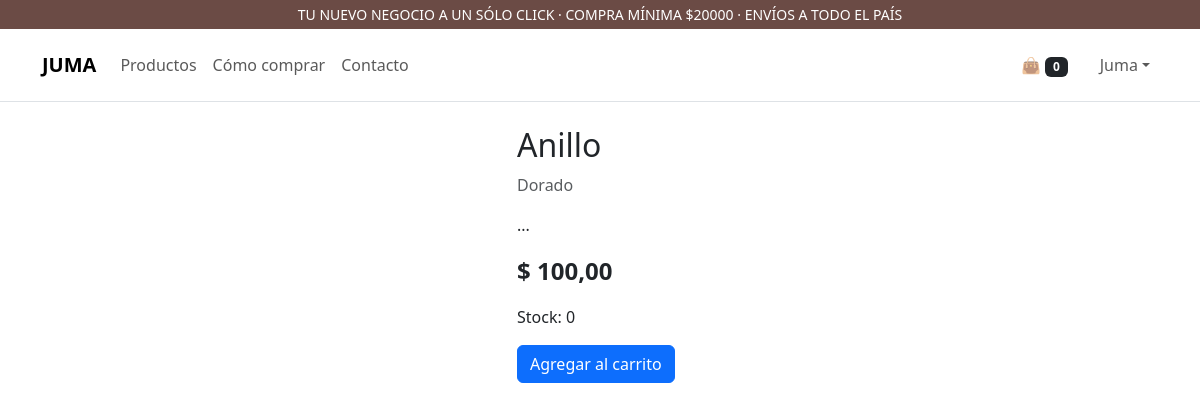
The page /producto/anillo/ (signed in) on the database its author committed.
### core/models.py (models this page shows, shortened)
class Producto(models.Model):
    categoria = models.ForeignKey('Categoria', on_delete=models.SET_NULL, null=True, related_name='productos')
    nombre = models.CharField(max_length=150)
    descripcion = models.TextField(blank=True)
    precio = models.DecimalField(max_digits=10, decimal_places=2, validators=[MinValueValidator(Decimal('0.00'))])
    stock = models.PositiveIntegerField(default=0)
    imagen = models.ImageField(upload_to='productos/', blank=True, null=True)
    activo = models.BooleanField(default=True)
    slug = models.SlugField(unique=True)
    class Meta: ordering = ["nombre"]

class Categoria(models.Model):
    nombre = models.CharField(max_length=100, unique=True)
    descripcion = models.TextField(blank=True, null=True)
    slug = models.SlugField(unique=True)
    class Meta: ordering = ["nombre"]
    def __str__(self): return self.nombre

### core/views.py (the view)
# urls.py: path('producto/<slug:slug>/', views.ProductoDetailView.as_view(), name='producto_detalle'),
class ProductoDetailView(DetailView):
    model = Producto
    template_name = "core/product_detail.html"
    context_object_name = "producto"
    slug_field = "slug"
    slug_url_kwarg = "slug"

### core/cart.py (called while the page is built)
    def __len__(self): return sum(int(i["quantity"]) for i in self.cart.values())

### core/context_processors.py (called while the page is built)
def cart_count(request):
    try:
        return {'cart_count': len(Cart(request))}
    except Exception:
        return {'cart_count': 0}

### templates/core/product_detail.html
{% extends "core/base.html" %}
{% block content %}
<div class="row">
  <div class="col-md-5">{% if producto.imagen %}<img src="{{ producto.imagen.url }}" class="img-fluid rounded">{% endif %}</div>
  <div class="col-md-7">
    <h2>{{ producto.nombre }}</h2>
    <p class="text-muted">{{ producto.categoria }}</p>
    <p>{{ producto.descripcion }}</p>
    <p class="fs-4 fw-bold">$ {{ producto.precio }}</p>
    <p>Stock: {{ producto.stock }}</p>
    <a href="{% url 'carrito_agregar' pk=producto.id %}" class="btn btn-primary">Agregar al carrito</a>
  </div>
</div>
{% endblock %}

### templates/core/base.html (shortened to what this page needs)
{% load static %}
<!doctype html>
<html lang="es">
<head>
  <link rel="stylesheet" href="https://cdn.jsdelivr.net/npm/bootstrap@5.3.3/dist/css/bootstrap.min.css">
  <link rel="stylesheet" href="{% static 'core/site.css' %}">
</head>
<body>
  <div class="bg-brown text-white small py-1 text-center">
    TU NUEVO NEGOCIO A UN SÓLO CLICK · COMPRA MÍNIMA $20000 · ENVÍOS A TODO EL PAÍS
  </div>
  <nav class="navbar navbar-expand-lg bg-white border-bottom">
    <div class="container py-2">
      <a class="navbar-brand fw-bold" href="/">JUMA</a>
      <div class="collapse navbar-collapse" id="nav">
        <ul class="navbar-nav me-auto mb-2 mb-lg-0">
          <li class="nav-item"><a class="nav-link" href="{% url 'catalogo' %}">Productos</a></li>
          <li class="nav-item"><a class="nav-link" href="{% url 'como_comprar' %}">Cómo comprar</a></li>
          <li class="nav-item"><a class="nav-link" href="{% url 'contacto' %}">Contacto</a></li>
        </ul>
        <ul class="navbar-nav">
          <li class="nav-item me-3"><a class="nav-link" href="{% url 'carrito_detalle' %}">👜 <span class="badge bg-dark">{{ cart_count }}</span></a></li>
          {% if request.user.is_authenticated %}
          <li class="nav-item dropdown">
            <a class="nav-link dropdown-toggle" href="#" role="button" data-bs-toggle="dropdown">{{ request.user.username }}</a>
          </li>
          {% else %}
            <li class="nav-item"><a class="nav-link" href="{% url 'login' %}">Ingresar</a></li>
            <li class="nav-item"><a class="nav-link" href="{% url 'registrar' %}">Crear cuenta</a></li>
          {% endif %}
        </ul>
      </div>
    </div>
  </nav>
  <main class="container my-4">
    {% block content %}{% endblock %}
  </main>
</body>
</html>

### static/core/site.css (style rules this page uses)
.bg-brown { background:#6b4b45 }

### rows shown on the page
Producto: nombre "Anillo", categoria "Dorado", descripcion "...", precio "100,00", stock "0"

### other values the page prints
{{ cart_count }} "0"
{{ request.user.username }} "Juma"
